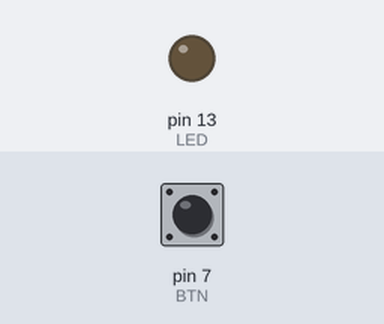
A sketch run on a simulated Arduino Uno, built with avr-gcc and run on an emulated ATmega328P. Shown: output pins drawn as LEDs (lit = HIGH). The test bench sets the inputs (shaded band); at power-on: pin 7 (BTN) LOW.

Above: at 1.3 s.
1.4 s: pin 7 (BTN) pulled HIGH for 0.3 s
At 1.62 s:
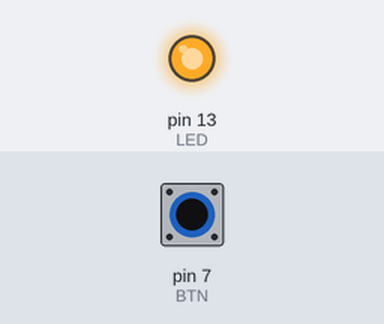
3.2 s: pin 7 (BTN) pulled HIGH for 3.2 s
At 7.6 s:
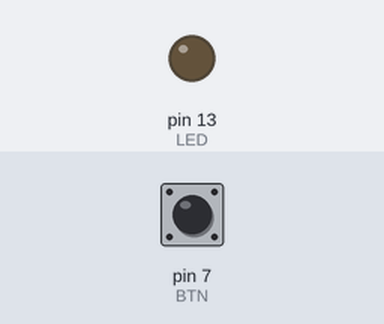
Timing chart, 0 to 9.1 s (numbered marks = the images above; inputs shaded):
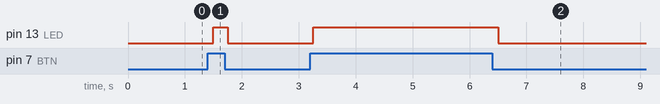

Measured:
- after the input at 1.4 s, pin 13 (LED): LOW → HIGH after 0.10 s, → LOW 0.25 s later
- after the input at 3.2 s, pin 13 (LED): LOW → HIGH after 0.05 s, → LOW 3.3 s later

The sketch:

btn.ino
```cpp
#define LED 13
#define BTN 7
byte status1 = 0;

void setup() {
  // put your setup code here, to run once:
  pinMode(LED,OUTPUT);
  pinMode(BTN,INPUT);
  digitalWrite(LED,LOW);
}

void loop() {
  status1 = digitalRead(BTN);

  if(status1){
    digitalWrite(LED, HIGH);
  }else{
    digitalWrite(LED, LOW);
  }
  delay(250);
}
```
